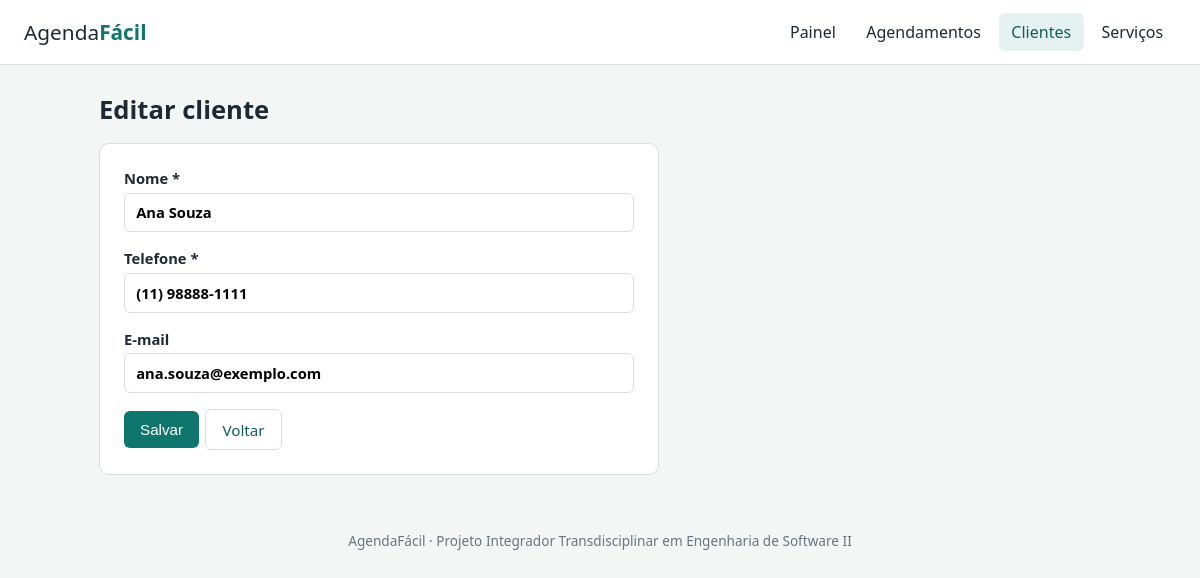
/clientes/1/editar, run on the app's committed database.
### tables this page shows
CREATE TABLE cliente (
    id_cliente     INTEGER PRIMARY KEY AUTOINCREMENT,
    nome           VARCHAR(100) NOT NULL CHECK (length(trim(nome)) >= 3),
    telefone       VARCHAR(15)  NOT NULL,
    email          VARCHAR(120) UNIQUE,
    data_cadastro  TEXT NOT NULL DEFAULT (datetime('now', 'localtime'))
);

### app/controllers/clientes.py (the view, shortened to what this page needs)
@bp.route("/<int:id_cliente>/editar", methods=["GET", "POST"])
def editar(id_cliente):
    registro = cliente.buscar(id_cliente)
    if registro is None:
        abort(404)
    return render_template("clientes/form.html", c=registro, titulo="Editar cliente")

### app/database.py (called while the page is built)
def get_db() -> sqlite3.Connection:
    if "db" not in g:
        g.db = sqlite3.connect(current_app.config["DATABASE"])
        g.db.row_factory = sqlite3.Row
        g.db.execute("PRAGMA foreign_keys = ON")
    return g.db

### app/models/cliente.py (called while the page is built)
def buscar(id_cliente: int):
    return get_db().execute(
        "SELECT * FROM cliente WHERE id_cliente = ?", (id_cliente,)
    ).fetchone()

### app/templates/clientes/form.html (shortened to what this page needs)
{% extends "base.html" %}
{% block conteudo %}
<h1>{{ titulo }}</h1>
<form method="post" class="formulario" novalidate data-validar>
  <label>Nome *
    <input type="text" name="nome" value="{{ c.nome or '' }}" required minlength="3" maxlength="100">
  </label>
  <label>Telefone *
    <input type="tel" name="telefone" value="{{ c.telefone or '' }}" required placeholder="(11) 98888-7777" data-mascara="telefone">
  </label>
  <label>E-mail
    <input type="email" name="email" value="{{ c.email or '' }}" maxlength="120">
  </label>
  <div class="acoes">
    <button class="botao">Salvar</button>
    <a class="botao secundario" href="{{ url_for('clientes.index') }}">Voltar</a>
  </div>
</form>
{% endblock %}

### app/static/css/style.css (style rules this page uses)
:root { --cor: #0f766e; --cor-escura: #115e59; --fundo: #f4f6f5; --texto: #1f2933; --cinza: #6b7280; --borda: #d9dedc; --erro: #b42318; --sucesso: #067647; }
* { box-sizing: border-box; }
body { margin: 0; font-family: system-ui, "Segoe UI", Roboto, sans-serif; background: var(--fundo); color: var(--texto); }
a { color: var(--cor); }
h1 { font-size: 1.6rem; margin: .2rem 0 1rem; }
.botao { display: inline-block; background: var(--cor); color: #fff; border: 0; border-radius: 6px; padding: .6rem 1rem; font-size: .95rem; cursor: pointer; text-decoration: none; }
.botao.secundario { background: #fff; color: var(--cor-escura); border: 1px solid var(--borda); }
input, select, textarea { font: inherit; padding: .55rem .7rem; border: 1px solid var(--borda); border-radius: 6px; background: #fff; width: 100%; }
.formulario { background: #fff; border: 1px solid var(--borda); border-radius: 10px; padding: 1.5rem; max-width: 560px; display: grid; gap: 1rem; }
.formulario label { display: grid; gap: .3rem; font-weight: 600; font-size: .92rem; }
.acoes { display: flex; gap: .4rem; flex-wrap: wrap; align-items: center; }

### data on the page
cliente: nome "Ana Souza", telefone "(11) 98888-1111", email "ana.souza@exemplo.com"

### other printed values
{{ titulo }} "Editar cliente"
